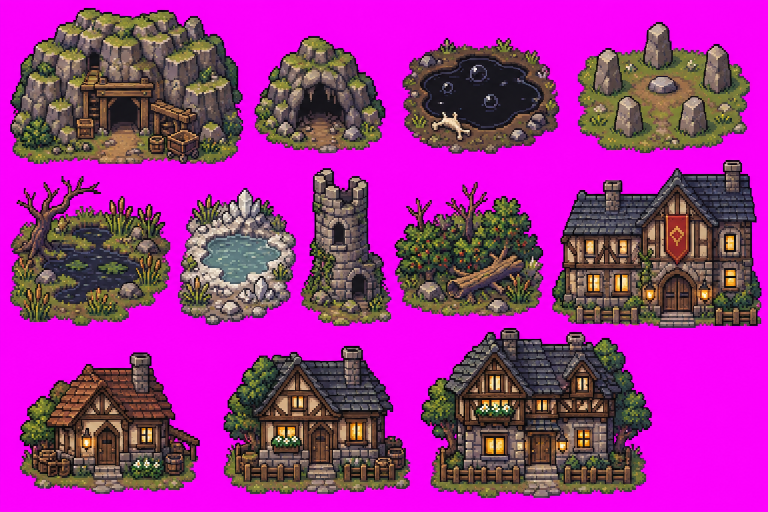
#> input picture art/gpt/sheet.png, 1536 x 1024 px, found by its file name (shown at 1/2 size)
$ python gpt_scene_c.py
#> lines starting #> are read from the running program, lines starting #| are printed output that depends on the picture
### art/gpt_ground2.py
"""Retried ground tiles (D-046 sheet 2b): snap each of the 4x4 tiles to 16x16 game pixels by block median, check the
fill tiles wrap without seams, classify grass vs dirt, and derive the inner corners the sheet lacks."""
import os
ROOT = os.path.dirname(os.path.abspath(__file__)) + "/"  # the art/ folder
from PIL import Image
import numpy as np
G = ROOT + "gpt/ground2/"
a = np.asarray(Image.open(G + "sheet.png").convert("RGB")).astype(int)
COLS = [(35, 307), (341, 614), (647, 920), (954, 1226)]
ROWS = [(35, 308), (340, 610), (642, 910), (941, 1211)]

def snap(y0, y1, x0, x1):
    t = np.zeros((16, 16, 3), dtype=np.uint8)
    ys, xs = np.linspace(y0, y1, 17).astype(int), np.linspace(x0, x1, 17).astype(int)
    for j in range(16):
        for i in range(16):
            blk = a[ys[j] + 3:ys[j + 1] - 3, xs[i] + 3:xs[i + 1] - 3].reshape(-1, 3)   # skip block borders
            t[j, i] = np.median(blk, axis=0)
    return t

T = {}
for ri, (y0, y1) in enumerate(ROWS):
    for ci, (x0, x1) in enumerate(COLS):
        T[f"{ri}{ci}"] = snap(y0, y1, x0, x1)
        Image.fromarray(T[f"{ri}{ci}"]).save(f"{G}t{ri}{ci}.png")
#> this loop made 4 passes
#> pass 1, `Image.fromarray(T[f"{ri}{ci}"]).save(f"{G}t{ri}{ci}.png")`:
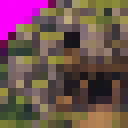
#> saved as t00.png: PIL image 16x16 RGB (shown 8 times larger); mean R, G, B 110.9, 80.5, 80
#> pass 1, `Image.fromarray(T[f"{ri}{ci}"]).save(f"{G}t{ri}{ci}.png")`:
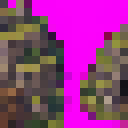
#> saved as t01.png: PIL image 16x16 RGB (shown 8 times larger); mean R, G, B 147.1, 55, 130.4
#> pass 1, `Image.fromarray(T[f"{ri}{ci}"]).save(f"{G}t{ri}{ci}.png")`:
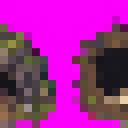
#> saved as t02.png: PIL image 16x16 RGB (shown 8 times larger); mean R, G, B 162, 37.3, 149.7
#> pass 1, `Image.fromarray(T[f"{ri}{ci}"]).save(f"{G}t{ri}{ci}.png")`:
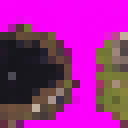
#> saved as t03.png: PIL image 16x16 RGB (shown 8 times larger); mean R, G, B 158.9, 37.3, 145

# [5 lines left out: function seam, not called in this run]

def grassy(t):
    t = t.astype(int); return t[..., 1] > t[..., 0] + 5

# [5 lines that do not run on import are left out]

### art/gpt_scene_b.py
"""Test scene 2 for the D-046 style: retried ground (seamless fills, grass edge drawn from a mask in the sheet's own
colours), the stage-2 square, the anchor Hall, the six Sheet 4 buildings, props. Also contact sheets."""
import os
ROOT = os.path.dirname(os.path.abspath(__file__)) + "/"  # the art/ folder
import random
from PIL import Image, ImageDraw
import numpy as np
from gpt_ground2 import T, grassy

B = ROOT + "gpt/"
R = random.Random(11)
GR, DI = [T[k] for k in ("00",)], [T[k] for k in ("10",)]

def fill(tile, W, H):
    out = np.zeros((H, W, 3), dtype=np.uint8)
    for y in range(0, H, 16):
        for x in range(0, W, 16):
            t = np.rot90(tile, R.choice([0, 2])) if R.random() < 0.0 else tile
            out[y:y + 16, x:x + 16] = t[:min(16, H - y), :min(16, W - x)]
    return out

def decor(tile, base, thresh=60):
    t = tile.astype(int); o = np.zeros((16, 16, 4), dtype=np.uint8)
    d = np.abs(t - base.astype(int)).sum(2) > thresh
    o[d, :3] = tile[d]; o[d, 3] = 255
    return Image.fromarray(o, "RGBA")

# edge colours sampled from the sheet's own transition tile
e = T["20"].astype(int); gm = grassy(T["20"])
edge_g = [e[y, x] for y in range(16) for x in range(16) if gm[y, x] and (y + 1 < 16 and not gm[y + 1, x])]
TIP = np.array(sorted(edge_g, key=lambda c: -c.sum())[0])
dirt_px = [e[y, x] for y in range(16) for x in range(16) if not gm[y, x] and y > 0 and gm[y - 1, x]]
SHADE = np.array(sorted(dirt_px, key=lambda c: c.sum())[0])

def ground(W, H, dirt_mask):
    g, d = fill(T["00"], W, H), fill(T["10"], W, H)
    m = dirt_mask
    out = np.where(m[..., None], d, g).copy()
    for y in range(1, H - 1):
        for x in range(1, W - 1):
            if not m[y, x] and (m[y + 1, x] or m[y, x + 1] or m[y, x - 1]):
                out[y, x] = TIP                                         # lit grass lip
            elif m[y, x] and (not m[y - 1, x]):
                out[y, x] = SHADE                                       # grass overhang shadow on the dirt
            elif m[y, x] and (not m[y - 2, x] or not m[y, x - 1]) and (x + y) % 2:
                out[y, x] = (out[y, x].astype(int) * 0.85).astype(np.uint8)
    return Image.fromarray(out).convert("RGBA")

def jag(x, y):  # sawtooth grass tips like the sheet, plus a slow wobble
    return ((x * 7 + y * 3) % 5 - 2) * 0.6 + np.sin(x / 9.0 + y / 13.0) * 1.2

def mask(W, H, shapes):
    m = np.zeros((H, W), bool)
    for y in range(H):
        for x in range(W):
            j = jag(x, y)
            for s in shapes:
                if s(x, y, j):
                    m[y, x] = True; break
    return m

P = lambda d, k: Image.open(f"{B}{d}/piece{k:02d}.png").convert("RGBA")

# [48 lines left out: functions shadow, put, scene, contact, not called in this run]

# [6 lines that do not run on import are left out]

### art/gpt_scene_c.py
"""Test scene 3: the mine's mountain with cliff runs either side, the mine entrance in its gap, a track to it."""
import os
ROOT = os.path.dirname(os.path.abspath(__file__)) + "/"  # the art/ folder
import random
from PIL import Image
import numpy as np
import gpt_scene_b as sb

M = ROOT + "gpt/mountain/"
R = random.Random(4)
Q = lambda k: Image.open(f"{M}piece{k:02d}.png").convert("RGBA")

def scene():
    W, H = 480, 224
    mx0, base = 168, 150
    img = sb.ground(W, H, sb.mask(W, H, [
        lambda x, y, j: abs(x - (mx0 + 74) - (y - base) * 0.3) < 6 + j and y > base - 6,
        lambda x, y, j: abs(y - 205) < 8 + j]))
    gd = [sb.decor(sb.T[k], sb.T["00"]) for k in ("01", "02", "03")]
    for _ in range(30):
        img.alpha_composite(R.choice(gd), (R.randint(0, W - 16), R.randint(0, H - 16)))
    # left run ends in a right end tucked under the mountain; right run starts with a left end
    x = mx0 + 20 - Q(7).width
    img.alpha_composite(Q(7), (x, base - 8 - 67))
    while x > 0:
        p = Q(R.choice([3, 4, 5, 6])); x -= p.width; img.alpha_composite(p, (x, base - 8 - 67))
    x = mx0 + 124
    img.alpha_composite(Q(2), (x, base - 8 - 67)); x += Q(2).width
    while x < W:
        p = Q(R.choice([3, 4, 5, 6])); img.alpha_composite(p, (x, base - 8 - 67)); x += p.width
    mt = Q(0); img.alpha_composite(mt, (mx0, base - mt.height))
    ent = Q(1); img.alpha_composite(ent, (mx0 + 74 - ent.width // 2, base - ent.height + 2))
    for k, cx, by in [(5, 20, 214), (0, 60, 190), (16, 140, 170), (19, 330, 168), (11, 400, 180), (6, 450, 214), (9, 300, 192)]:
        sb.put(img, sb.P("props", k), cx, by, sh=k < 9)
    return img

if __name__ == "__main__":
    im = scene(); im.save("gpt/scene_c@1x.png")
#> in scene, `img = sb.ground(W, H, sb.mask(W, H, [ lambda x, y, j: abs(x - (mx0 + 7..`:
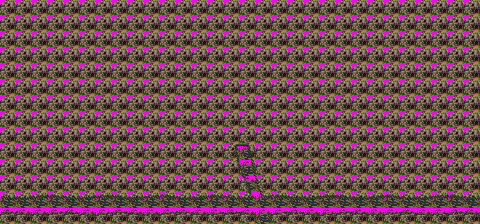
#> img: PIL image 480x224 RGBA; mean R, G, B, A 110.8, 78, 81.1, 255
#> after the loop in scene, `for _ in range(30):`:
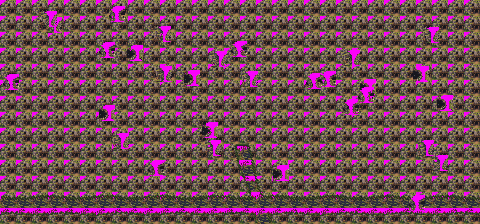
#> img: PIL image 480x224 RGBA; mean R, G, B, A 113.9, 75.9, 85.1, 255
#> (the run stopped early here; a loop or call above may not have finished)
